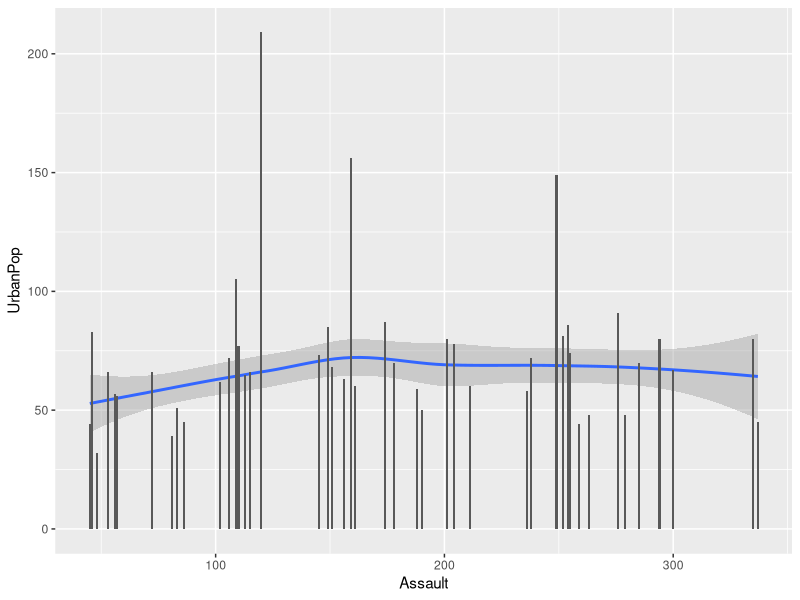

The R script that drew this image:
## ---- chunk 1
knitr::opts_chunk$set(echo = TRUE)
## ---- chunk 2
data <- datasets::USArrests
str(data)
library(ggplot2)
data$Assault <- as.numeric(data$Assault)
data$UrbanPop <- as.numeric(data$UrbanPop)
g <- ggplot(
  data = data, 
  mapping = aes(x = Assault, y = UrbanPop)
)
g <- g + geom_smooth()
g <- g + geom_col()
g
